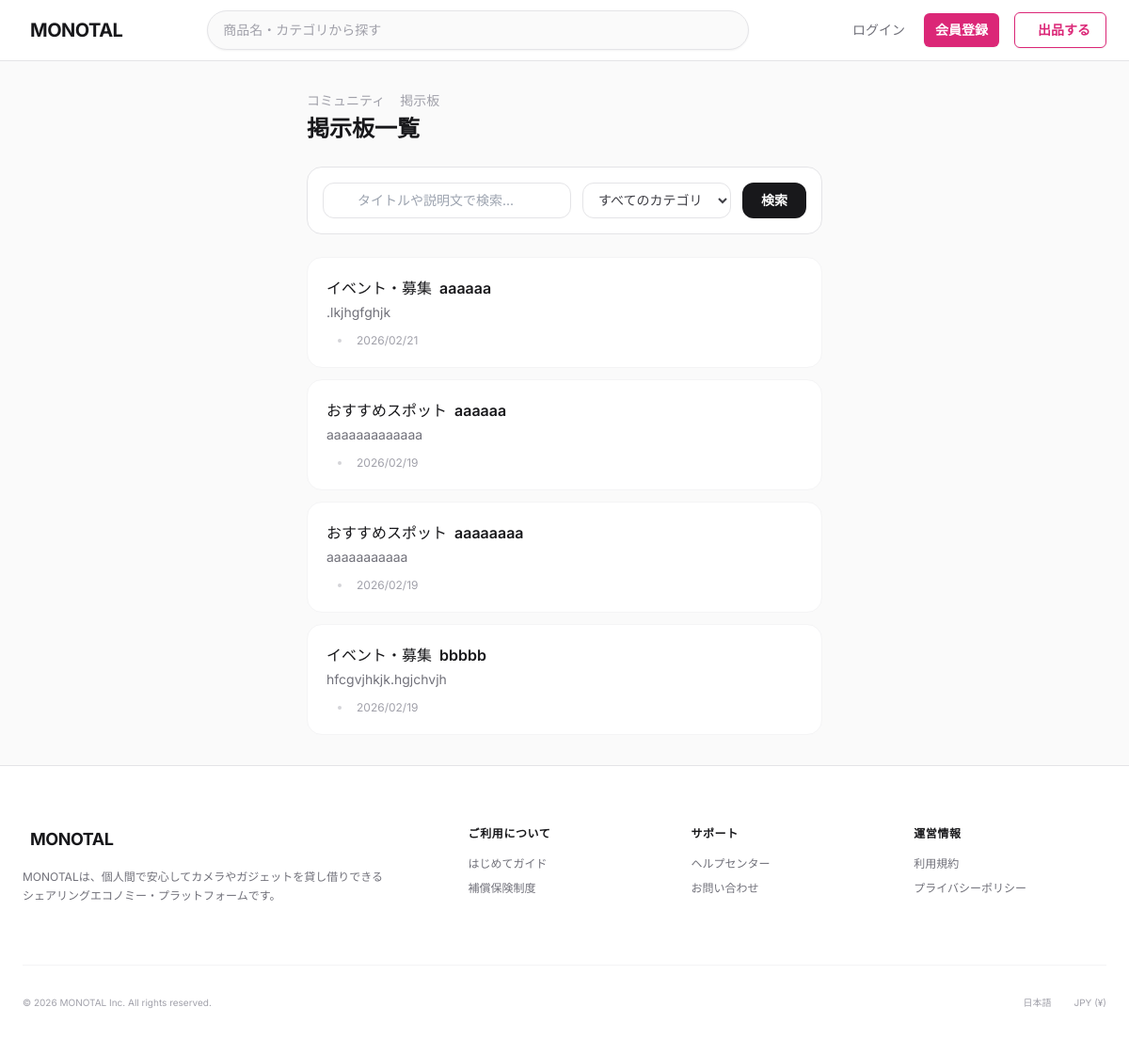
Page /monotal/community/boards/ on the committed database.
### monotal/models.py (models this page shows, shortened)
class Community(models.Model):
    community_id = models.AutoField(primary_key=True)
    name = models.CharField(max_length=200, verbose_name='掲示板タイトル', null=True, blank=True)
    description = models.TextField(verbose_name='説明文', null=True, blank=True)
    category = models.ForeignKey(
        BoardCategory,
        on_delete=models.SET_NULL, # カテゴリが削除されても掲示板は残す
        null=True,
        verbose_name='カテゴリ'
    )
    creator = models.ForeignKey(
        User,
        on_delete=models.SET_NULL, # ユーザーが削除されても掲示板は残す
        null=True,
        related_name='created_communities',
        verbose_name='作成者'
    )
    created_at = models.DateTimeField(default=timezone.now, verbose_name='作成日時')
    class Meta:
        db_table = 'T_Community'
        verbose_name = 'コミュニティ（掲示板）'
        verbose_name_plural = 'コミュニティ（掲示板）'

class BoardCategory(models.Model):
    id = models.AutoField(primary_key=True)
    name = models.CharField(max_length=100, unique=True, verbose_name='カテゴリ名')
    class Meta:
        db_table = 'M_BoardCategory'
        verbose_name = '掲示板カテゴリ'
        verbose_name_plural = '掲示板カテゴリ'

### monotal/views.py (the view, shortened to what this page needs)
# urls.py: path('community/boards/', views.board_list, name='board_list'),
def board_list(request):
    from django.db.models import Count
    q = request.GET.get('q', '').strip()
    cat = request.GET.get('category', '')
    sort = request.GET.get('sort', 'new')  # 'new' | 'old' | 'members'
    if sort == 'old':
        order = 'created_at'
    elif sort == 'members':
        order = '-member_count'
    else:
        order = '-created_at'
    queryset = Community.objects.select_related('creator', 'category').annotate(
        member_count=Count('members', distinct=True)
    ).order_by(order)
    if q:
        queryset = queryset.filter(Q(name__icontains=q) | Q(description__icontains=q))
    if cat:
        try:
            queryset = queryset.filter(category_id=int(cat))
        except ValueError:
            pass
    paginator = Paginator(queryset, 20)
    page_obj = paginator.get_page(request.GET.get('page', 1))
    try:
        selected_category_id = int(cat)
    except (ValueError, TypeError):
        selected_category_id = None
    return render(request, 'board_list.html', {
        'boards': page_obj,
        'page_obj': page_obj,
        'is_paginated': page_obj.has_other_pages(),
        'categories': BoardCategory.objects.all().order_by('name'),
        'search_query': q,
        'selected_category_id': selected_category_id,
    })

### monotal/context_processors.py (called while the page is built, shortened)
def rental_context(request):
    context = {
        'pending_rental_count': 0,
    }
    return context

def notification_context(request):
    context = {
        'unread_notification_count': 0,
    }
    return context

### templates/board_list.html (shortened to what this page needs)
{% extends "base.html" %}
{% load static %}
{% block extra_css %}
<link rel="stylesheet" href="{% static 'css/community.css' %}">
{% endblock %}
{% block content %}
<div class="max-w-4xl mx-auto px-4 py-8">
    <div class="flex items-center justify-between mb-6">
        <div>
            <div class="flex items-center gap-2 text-sm text-zinc-400 mb-1">
                <a href="{% url 'community' %}" class="hover:text-zinc-600 transition-colors">コミュニティ</a>
                <span>掲示板</span>
            </div>
            <h1 class="text-2xl font-bold text-zinc-900">掲示板一覧</h1>
        </div>
    </div>
    <form method="GET" action="{% url 'board_list' %}" class="bg-white border border-zinc-200 rounded-2xl p-4 mb-6 flex flex-col sm:flex-row gap-3">
        <div class="relative flex-1">
            <input type="text" name="q" value="{{ search_query }}"
                   placeholder="タイトルや説明文で検索..."
                   class="w-full pl-9 pr-4 py-2 border border-zinc-200 rounded-xl text-sm focus:outline-none focus:ring-2 focus:ring-pink-400 focus:border-transparent transition">
        </div>
        <select name="category"
                class="px-3 py-2 border border-zinc-200 rounded-xl text-sm text-zinc-700 focus:outline-none focus:ring-2 focus:ring-pink-400 focus:border-transparent transition bg-white">
            <option value="">すべてのカテゴリ</option>
        </select>
        <button type="submit"
                class="px-5 py-2 bg-zinc-900 hover:bg-zinc-700 text-white text-sm font-semibold rounded-xl transition-colors">
            検索
        </button>
    </form>
    {% if boards %}
    <div class="space-y-3">
        {% for board in boards %}
        <a href="{% url 'community' %}?board={{ board.community_id }}"
           class="board-card block bg-white border border-zinc-100 rounded-2xl p-5 hover:border-pink-200 hover:shadow-md transition-all">
            <div class="flex items-start justify-between gap-4">
                <div class="flex-1 min-w-0">
                    <div class="flex items-center gap-2 mb-1 flex-wrap">
                        {% if board.category %}
                        <span class="board-category-badge">{{ board.category.name }}</span>
                        {% endif %}
                        <h2 class="text-base font-semibold text-zinc-900 truncate">{{ board.name }}</h2>
                    </div>
                    {% if board.description %}
                    <p class="text-sm text-zinc-500 line-clamp-2 mb-3">{{ board.description }}</p>
                    {% endif %}
                    <div class="flex items-center gap-3 text-xs text-zinc-400">
                        <span class="w-1 h-1 rounded-full bg-zinc-300"></span>
                        <span class="flex items-center gap-1">
                            {{ board.created_at|date:"Y/m/d" }}
                        </span>
                    </div>
                </div>
            </div>
        </a>
        {% endfor %}
    </div>
    {% endif %}
</div>
{% endblock %}

### templates/base.html (style rules this page uses)
body { font-family: 'Inter', sans-serif; }

### rows in the picture
Community: category.name "イベント・募集", name "aaaaaa", description ".lkjhgfghjk", created_at "2026/02/21"
Community: category.name "おすすめスポット", name "aaaaaa", description "aaaaaaaaaaaaa", created_at "2026/02/19"
Community: category.name "おすすめスポット", name "aaaaaaaa", description "aaaaaaaaaaa", created_at "2026/02/19"
Community: category.name "イベント・募集", name "bbbbb", description "hfcgvjhkjk.hgjchvjh", created_at "2026/02/19"
